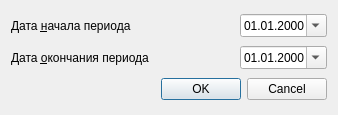
<?xml version="1.0" encoding="UTF-8"?>
<ui version="4.0">
 <class>ReportLgotL30SetupDialog</class>
 <widget class="QDialog" name="ReportLgotL30SetupDialog">
  <property name="geometry">
   <rect>
    <x>0</x>
    <y>0</y>
    <width>315</width>
    <height>115</height>
   </rect>
  </property>
  <property name="windowTitle">
   <string>параметры отчета</string>
  </property>
  <layout class="QGridLayout" name="gridLayout">
   <item row="2" column="2" colspan="2">
    <widget class="QDialogButtonBox" name="buttonBox">
     <property name="orientation">
      <enum>Qt::Horizontal</enum>
     </property>
     <property name="standardButtons">
      <set>QDialogButtonBox::Cancel|QDialogButtonBox::Ok</set>
     </property>
    </widget>
   </item>
   <item row="0" column="0" colspan="2">
    <widget class="QLabel" name="lblBegDate">
     <property name="text">
      <string>Дата &amp;начала периода</string>
     </property>
     <property name="buddy">
      <cstring>edtBegDate</cstring>
     </property>
    </widget>
   </item>
   <item row="0" column="3">
    <widget class="CDateEdit" name="edtBegDate">
     <property name="sizePolicy">
      <sizepolicy hsizetype="Maximum" vsizetype="Fixed">
       <horstretch>0</horstretch>
       <verstretch>0</verstretch>
      </sizepolicy>
     </property>
     <property name="displayFormat">
      <string>dd.MM.yyyy</string>
     </property>
     <property name="calendarPopup">
      <bool>true</bool>
     </property>
    </widget>
   </item>
   <item row="1" column="3">
    <widget class="CDateEdit" name="edtEndDate">
     <property name="sizePolicy">
      <sizepolicy hsizetype="Maximum" vsizetype="Fixed">
       <horstretch>0</horstretch>
       <verstretch>0</verstretch>
      </sizepolicy>
     </property>
     <property name="displayFormat">
      <string>dd.MM.yyyy</string>
     </property>
     <property name="calendarPopup">
      <bool>true</bool>
     </property>
    </widget>
   </item>
   <item row="1" column="0">
    <widget class="QLabel" name="lblEndDate">
     <property name="text">
      <string>Дата &amp;окончания периода</string>
     </property>
     <property name="buddy">
      <cstring>edtEndDate</cstring>
     </property>
    </widget>
   </item>
  </layout>
 </widget>
 <customwidgets>
  <customwidget>
   <class>CDateEdit</class>
   <extends>QDateEdit</extends>
   <header>library/DateEdit</header>
  </customwidget>
 </customwidgets>
 <resources/>
 <connections>
  <connection>
   <sender>buttonBox</sender>
   <signal>accepted()</signal>
   <receiver>ReportLgotL30SetupDialog</receiver>
   <slot>accept()</slot>
   <hints>
    <hint type="sourcelabel">
     <x>248</x>
     <y>254</y>
    </hint>
    <hint type="destinationlabel">
     <x>157</x>
     <y>274</y>
    </hint>
   </hints>
  </connection>
  <connection>
   <sender>buttonBox</sender>
   <signal>rejected()</signal>
   <receiver>ReportLgotL30SetupDialog</receiver>
   <slot>reject()</slot>
   <hints>
    <hint type="sourcelabel">
     <x>316</x>
     <y>260</y>
    </hint>
    <hint type="destinationlabel">
     <x>286</x>
     <y>274</y>
    </hint>
   </hints>
  </connection>
 </connections>
</ui>
